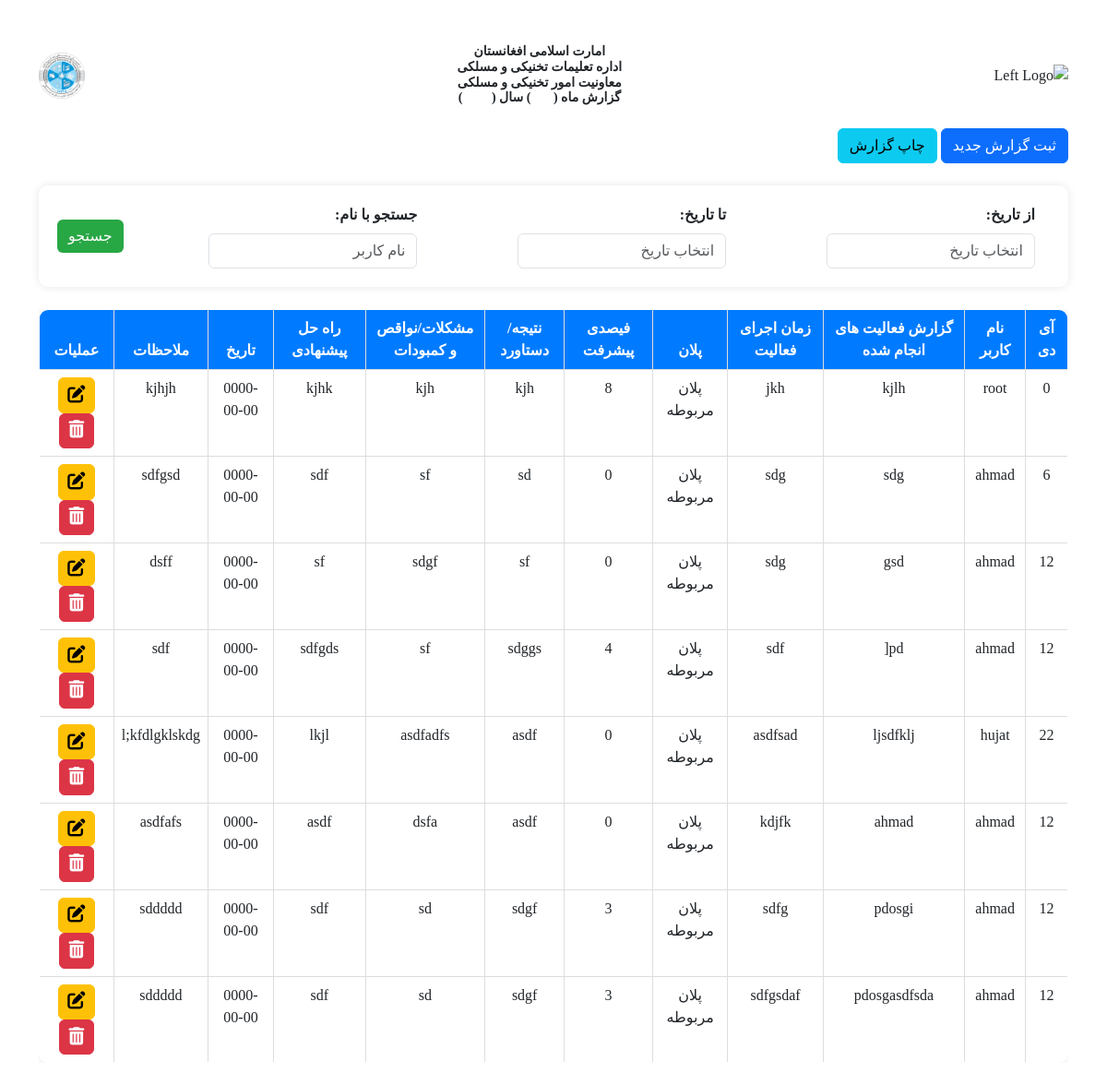
The page /dashboardpages/ShowEmployeeReport.php on the database its author committed.
### tables this page shows
CREATE TABLE `employeereport` (
  `ID` int(11) NOT NULL,
  `username` varchar(88) NOT NULL,
  `Did_Reports` varchar(100) NOT NULL,
  `Activity_Time` varchar(100) NOT NULL,
  `Plane` varchar(100) NOT NULL,
  `Improve_Precentage` float NOT NULL,
  `Result` varchar(100) NOT NULL,
  `Problems` varchar(100) NOT NULL,
  `Resolve_Sugestion` varchar(100) NOT NULL,
  `Date` date NOT NULL,
  `Observation` varchar(100) NOT NULL
);

### dashboardpages/ShowEmployeeReport.php (the view, shortened to what this page needs)
<?php
include 'PHP/ConnectionToDatabase.php';
$startDate = isset($_GET['start_date']) ? $_GET['start_date'] : '';
$endDate = isset($_GET['end_date']) ? $_GET['end_date'] : '';
$searchName = isset($_GET['search_name']) ? $_GET['search_name'] : '';
$sql = "SELECT ID, Username, Did_Reports, Activity_Time, Plane, Improve_Precentage, Result, Problems, Resolve_Sugestion, Date, Observation FROM employeereport";
$result = $conn->query($sql);
?>
<!DOCTYPE html>
<html lang="fa">
<head>
    <link rel="stylesheet" href="https://cdn.jsdelivr.net/npm/bootstrap@5.3.0-alpha1/dist/css/bootstrap.min.css">
    <link rel="stylesheet" href="https://cdn.jsdelivr.net/npm/sweetalert2@11/dist/sweetalert2.min.css">
    <link rel="stylesheet" href="../Css/kamadatepicker.min.css">
    <link rel="stylesheet" href="https://cdnjs.cloudflare.com/ajax/libs/font-awesome/6.0.0-beta3/css/all.min.css">
</head>
<body dir="rtl">
<div class="container mt-5">
    <div class="d-flex justify-content-between align-items-center mb-4">
        <div>
            <img src="img/emarat.jpg " alt="Left Logo" style="height:50px;">
        </div>
        <h2 class="mb-0 text-center">
            <b>
                <p>امارت اسلامی افغانستان</p>
                <p>اداره تعلیمات تخنیکی و مسلکی</p>
                <p>معاونیت امور تخنیکی و مسلکی</p>
                <p>گزارش ماه (&nbsp;&nbsp;&nbsp;&nbsp;&nbsp;&nbsp;&nbsp;) سال (&nbsp;&nbsp;&nbsp;&nbsp;&nbsp;&nbsp;&nbsp;&nbsp;&nbsp;) </p>
            </b>
        </h2>
        <div>
            <img src="img/thakhnik.png" alt="Right Logo" style="height:50px;">
        </div>
    </div>
    <div class="print-buttons mb-4">
        <button type="button" class="btn btn-primary" onclick="window.location.href='EmployeeReport.php'">ثبت گزارش جدید</button>
        <button type="button" class="btn btn-info" onclick="printPage()">چاپ گزارش</button>
    </div>
    <div class="filter-form mb-4">
        <form method="GET" class="d-flex justify-content-between align-items-center">
            <div class="me-3">
                <label for="start_date" class="form-label">از تاریخ:</label>
                <input type="text" id="datepicker" name="start_date" value="<?= htmlspecialchars($startDate) ?>" class="form-control" placeholder="انتخاب تاریخ">
            </div>
            <div class="me-3">
                <label for="end_date" class="form-label">تا تاریخ:</label>
                <input type="text" id="enddatepicker" name="end_date" value="<?= htmlspecialchars($endDate) ?>" class="form-control" placeholder="انتخاب تاریخ">
            </div>
            <div class="me-3">
                <label for="search_name" class="form-label">جستجو با نام:</label>
                <input type="text" name="search_name" value="<?= htmlspecialchars($searchName) ?>" class="form-control" placeholder="نام کاربر">
            </div>
            <button type="submit" class="btn btn-success">جستجو</button>
        </form>
    </div>
    <div class="table-responsive mb-4">
        <table class="table table-bordered table-custom">
            <thead>
                <tr>
                    <th>آی دی</th>
                    <th>نام کاربر</th>
                    <th>گزارش فعالیت های انجام شده</th>
                    <th>زمان اجرای فعالیت</th>
                    <th>پلان</th>
                    <th>فیصدی پیشرفت</th>
                    <th>نتیجه/دستاورد</th>
                    <th>مشکلات/نواقص و کمبودات</th>
                    <th> راه حل پیشنهادی</th>
                    <th>تاریخ</th>
                    <th>ملاحظات</th>
                    <th class="hide-on-print">عملیات</th>
                </tr>
            </thead>
            <tbody>
                <?php while ($row = $result->fetch_assoc()): ?>
                    <tr>
                        <td><?= htmlspecialchars($row['ID']) ?></td>
                        <td><?= htmlspecialchars($row['Username']) ?></td>
                        <td><?= htmlspecialchars($row['Did_Reports']) ?></td>
                        <td><?= htmlspecialchars($row['Activity_Time']) ?></td>
                        <td><?= htmlspecialchars($row['Plane']) ?></td>
                        <td><?= htmlspecialchars($row['Improve_Precentage']) ?></td>
                        <td><?= htmlspecialchars($row['Result']) ?></td>
                        <td><?= htmlspecialchars($row['Problems']) ?></td>
                        <td><?= htmlspecialchars($row['Resolve_Sugestion']) ?></td>
                        <td><?= htmlspecialchars($row['Date']) ?></td>
                        <td><?= htmlspecialchars($row['Observation']) ?></td>
                        <td class="hide-on-print">
                            <a href='../PHP/Update_Employee_Report.php?ID=<?= $row['ID'] ?>' class='btn btn-warning btn-icon'>
                                <i class="fas fa-edit"></i>
                            </a>
                            <button class='btn btn-danger btn-icon' onclick="confirmDelete('../PHP/delete_Employee_Report.php?ID=<?= $row['ID'] ?>');">
                                <i class="fas fa-trash-alt"></i>
                            </button>
                        </td>
                    </tr>
                <?php endwhile; ?>
            </tbody>
        </table>
    </div>
</div>
</body>
</html>

### dashboardpages/ShowEmployeeReport.php (style rules this page uses)
* { font-family: 'B Nazanin'; }
.table-custom { border: 1px solid #ddd; box-shadow: 0 0 10px rgba(0, 0, 0, 0.1); border-radius: 10px; overflow: hidden; margin: 0; }
.table-custom th { background-color: #007bff; color: white; text-align: center; }
.table-custom td { text-align: center; }
.table-responsive { margin: 0; }
.filter-form { background-color: #fff; border-radius: 10px; box-shadow: 0 0 10px rgba(0, 0, 0, 0.1); padding: 20px; }
.form-label { font-weight: bold; }
.btn-success { background-color: #28a745; border: none; }
.btn-icon { font-size: 1.2em; padding: 0.2em 0.5em; }
h2 { font-size: 18px; }
h2 p { font-size: 14px; margin: 0; }

### rows shown on the page
employeereport: ID "0", username "root", Did_Reports "kjlh", Activity_Time "jkh", Plane "پلان مربوطه", Improve_Precentage "8", Result "kjh", Problems "kjh", Resolve_Sugestion "kjhk", Date "0000-00-00", Observation "kjhjh"
employeereport: ID "6", username "ahmad", Did_Reports "sdg", Activity_Time "sdg", Plane "پلان مربوطه", Improve_Precentage "0", Result "sd", Problems "sf", Resolve_Sugestion "sdf", Date "0000-00-00", Observation "sdfgsd"
employeereport: ID "12", username "ahmad", Did_Reports "gsd", Activity_Time "sdg", Plane "پلان مربوطه", Improve_Precentage "0", Result "sf", Problems "sdgf", Resolve_Sugestion "sf", Date "0000-00-00", Observation "dsff"
employeereport: ID "12", username "ahmad", Did_Reports "pd[", Activity_Time "sdf", Plane "پلان مربوطه", Improve_Precentage "4", Result "sdggs", Problems "sf", Resolve_Sugestion "sdfgds", Date "0000-00-00", Observation "sdf"
employeereport: ID "22", username "hujat", Did_Reports "ljsdfklj", Activity_Time "asdfsad", Plane "پلان مربوطه", Improve_Precentage "0", Result "asdf", Problems "asdfadfs", Resolve_Sugestion "lkjl", Date "0000-00-00", Observation "l;kfdlgklskdg"
employeereport: ID "12", username "ahmad", Did_Reports "ahmad", Activity_Time "kdjfk", Plane "پلان مربوطه", Improve_Precentage "0", Result "asdf", Problems "dsfa", Resolve_Sugestion "asdf", Date "0000-00-00", Observation "asdfafs"
employeereport: ID "12", username "ahmad", Did_Reports "pdosgi", Activity_Time "sdfg", Plane "پلان مربوطه", Improve_Precentage "3", Result "sdgf", Problems "sd", Resolve_Sugestion "sdf", Date "0000-00-00", Observation "sddddd"
employeereport: ID "12", username "ahmad", Did_Reports "pdosgasdfsda", Activity_Time "sdfgsdaf", Plane "پلان مربوطه", Improve_Precentage "3", Result "sdgf", Problems "sd", Resolve_Sugestion "sdf", Date "0000-00-00", Observation "sddddd"
